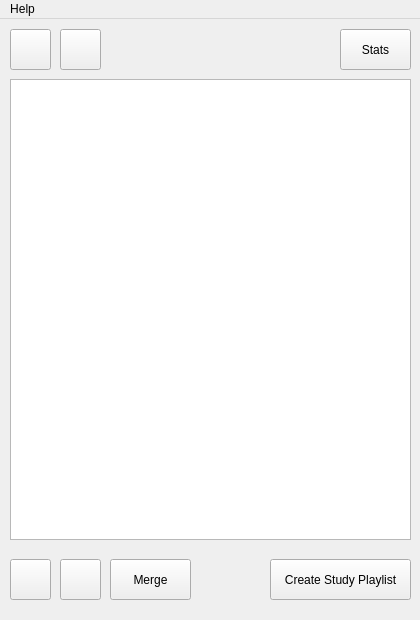
<?xml version="1.0" encoding="UTF-8"?>
<ui version="4.0">
 <class>MainWindow</class>
 <widget class="QMainWindow" name="MainWindow">
  <property name="windowModality">
   <enum>Qt::WindowModal</enum>
  </property>
  <property name="enabled">
   <bool>true</bool>
  </property>
  <property name="geometry">
   <rect>
    <x>0</x>
    <y>0</y>
    <width>420</width>
    <height>620</height>
   </rect>
  </property>
  <property name="sizePolicy">
   <sizepolicy hsizetype="Fixed" vsizetype="Fixed">
    <horstretch>0</horstretch>
    <verstretch>0</verstretch>
   </sizepolicy>
  </property>
  <property name="minimumSize">
   <size>
    <width>420</width>
    <height>620</height>
   </size>
  </property>
  <property name="maximumSize">
   <size>
    <width>420</width>
    <height>620</height>
   </size>
  </property>
  <property name="windowTitle">
   <string>Flashcard Master</string>
  </property>
  <property name="documentMode">
   <bool>true</bool>
  </property>
  <widget class="QWidget" name="centralwidget">
   <property name="sizePolicy">
    <sizepolicy hsizetype="Fixed" vsizetype="Fixed">
     <horstretch>0</horstretch>
     <verstretch>0</verstretch>
    </sizepolicy>
   </property>
   <property name="styleSheet">
    <string notr="true"/>
   </property>
   <widget class="QPushButton" name="create_playlist_button">
    <property name="geometry">
     <rect>
      <x>270</x>
      <y>540</y>
      <width>141</width>
      <height>41</height>
     </rect>
    </property>
    <property name="cursor">
     <cursorShape>PointingHandCursor</cursorShape>
    </property>
    <property name="toolTip">
     <string>Create study playlist</string>
    </property>
    <property name="text">
     <string>Create Study Playlist</string>
    </property>
   </widget>
   <widget class="QPushButton" name="import_button">
    <property name="geometry">
     <rect>
      <x>10</x>
      <y>10</y>
      <width>41</width>
      <height>41</height>
     </rect>
    </property>
    <property name="cursor">
     <cursorShape>PointingHandCursor</cursorShape>
    </property>
    <property name="toolTip">
     <string>Import</string>
    </property>
    <property name="text">
     <string/>
    </property>
    <property name="icon">
     <iconset>
      <normaloff>../../assets/import.png</normaloff>../../assets/import.png</iconset>
    </property>
    <property name="iconSize">
     <size>
      <width>24</width>
      <height>24</height>
     </size>
    </property>
   </widget>
   <widget class="QPushButton" name="export_button">
    <property name="geometry">
     <rect>
      <x>60</x>
      <y>10</y>
      <width>41</width>
      <height>41</height>
     </rect>
    </property>
    <property name="cursor">
     <cursorShape>PointingHandCursor</cursorShape>
    </property>
    <property name="toolTip">
     <string>Export</string>
    </property>
    <property name="text">
     <string/>
    </property>
    <property name="icon">
     <iconset>
      <normaloff>../../assets/export.png</normaloff>../../assets/export.png</iconset>
    </property>
    <property name="iconSize">
     <size>
      <width>24</width>
      <height>24</height>
     </size>
    </property>
   </widget>
   <widget class="QTableView" name="view">
    <property name="geometry">
     <rect>
      <x>10</x>
      <y>60</y>
      <width>401</width>
      <height>461</height>
     </rect>
    </property>
    <property name="styleSheet">
     <string notr="true"/>
    </property>
    <property name="sortingEnabled">
     <bool>true</bool>
    </property>
   </widget>
   <widget class="QPushButton" name="add_button">
    <property name="geometry">
     <rect>
      <x>10</x>
      <y>540</y>
      <width>41</width>
      <height>41</height>
     </rect>
    </property>
    <property name="cursor">
     <cursorShape>PointingHandCursor</cursorShape>
    </property>
    <property name="toolTip">
     <string>Add deck of flashcards</string>
    </property>
    <property name="text">
     <string/>
    </property>
    <property name="icon">
     <iconset>
      <normaloff>../../assets/add.png</normaloff>../../assets/add.png</iconset>
    </property>
    <property name="iconSize">
     <size>
      <width>24</width>
      <height>24</height>
     </size>
    </property>
   </widget>
   <widget class="QPushButton" name="delete_button">
    <property name="geometry">
     <rect>
      <x>60</x>
      <y>540</y>
      <width>41</width>
      <height>41</height>
     </rect>
    </property>
    <property name="cursor">
     <cursorShape>PointingHandCursor</cursorShape>
    </property>
    <property name="toolTip">
     <string>Delete deck from the collection</string>
    </property>
    <property name="text">
     <string/>
    </property>
    <property name="icon">
     <iconset>
      <normaloff>../../assets/minus.png</normaloff>../../assets/minus.png</iconset>
    </property>
    <property name="iconSize">
     <size>
      <width>24</width>
      <height>24</height>
     </size>
    </property>
   </widget>
   <widget class="QPushButton" name="stats_button">
    <property name="geometry">
     <rect>
      <x>340</x>
      <y>10</y>
      <width>71</width>
      <height>41</height>
     </rect>
    </property>
    <property name="cursor">
     <cursorShape>PointingHandCursor</cursorShape>
    </property>
    <property name="toolTip">
     <string>Statistics</string>
    </property>
    <property name="text">
     <string>Stats</string>
    </property>
   </widget>
   <widget class="QPushButton" name="merge_button">
    <property name="geometry">
     <rect>
      <x>110</x>
      <y>540</y>
      <width>81</width>
      <height>41</height>
     </rect>
    </property>
    <property name="cursor">
     <cursorShape>PointingHandCursor</cursorShape>
    </property>
    <property name="toolTip">
     <string>Delete deck from the collection</string>
    </property>
    <property name="text">
     <string>Merge</string>
    </property>
    <property name="iconSize">
     <size>
      <width>24</width>
      <height>24</height>
     </size>
    </property>
   </widget>
  </widget>
  <widget class="QMenuBar" name="menubar">
   <property name="geometry">
    <rect>
     <x>0</x>
     <y>0</y>
     <width>420</width>
     <height>22</height>
    </rect>
   </property>
   <widget class="QMenu" name="menuHelp">
    <property name="title">
     <string>Help</string>
    </property>
    <addaction name="actionAbout_Flashcard_Master"/>
   </widget>
   <addaction name="menuHelp"/>
  </widget>
  <action name="actionAbout_Flashcard_Master">
   <property name="text">
    <string>About Flashcard Master</string>
   </property>
  </action>
 </widget>
 <resources/>
 <connections/>
</ui>
